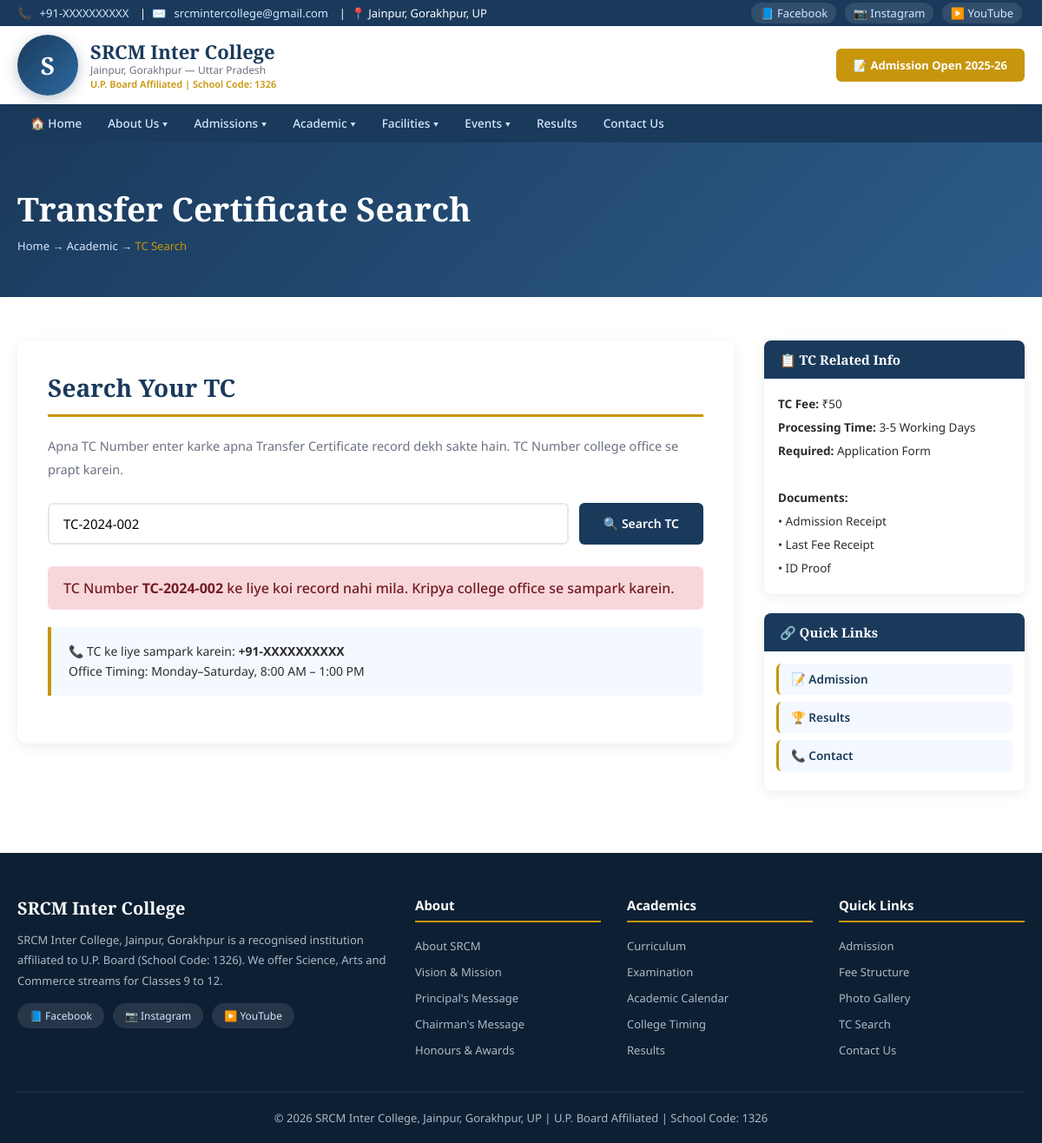
/srcm/tc-search.php?tc=TC-2024-002, run on an earlier commit of the app's database.
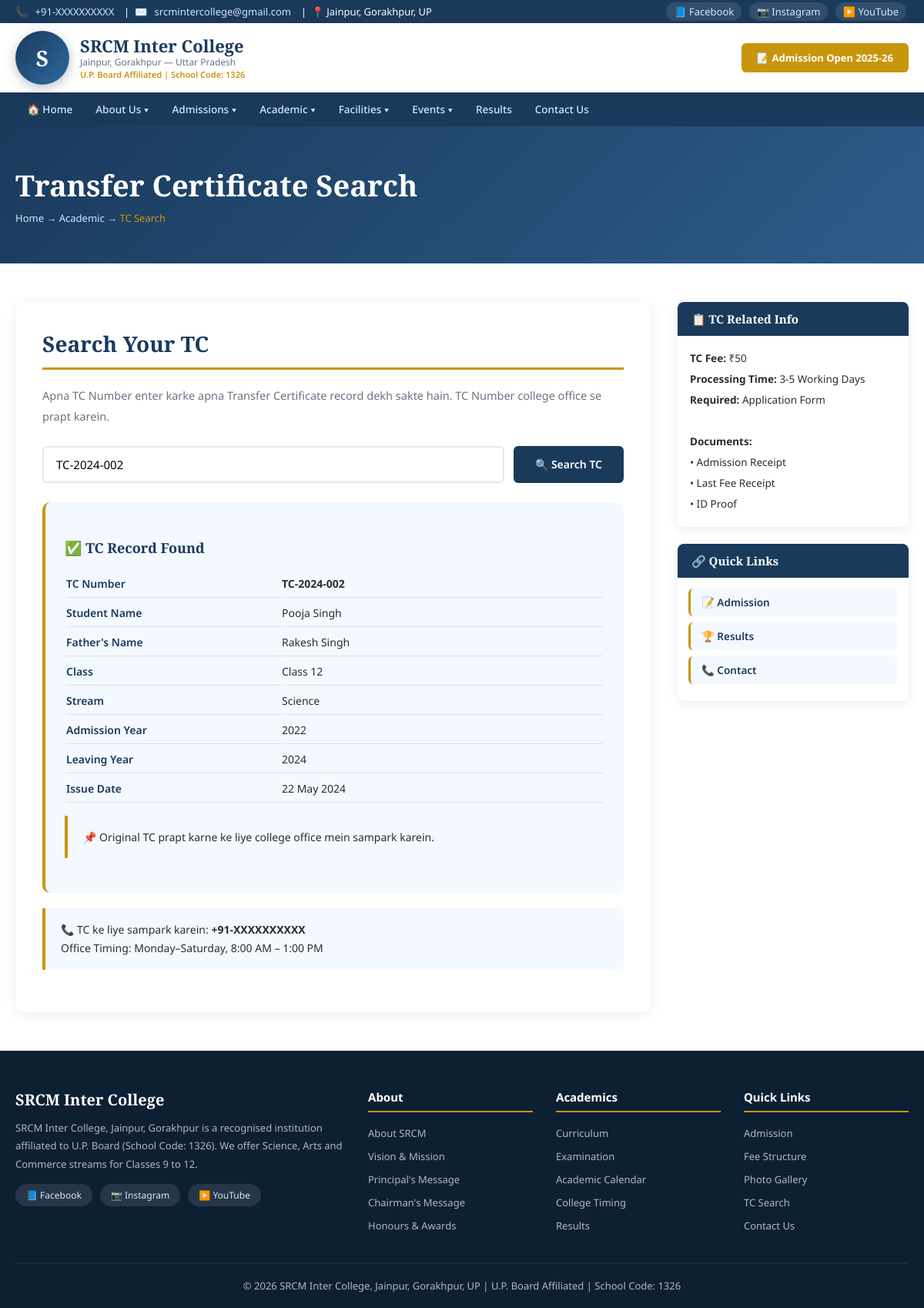
And on a later commit of the database.
### tables this page shows
CREATE TABLE tc_records (
  id INT AUTO_INCREMENT PRIMARY KEY,
  tc_number VARCHAR(50) UNIQUE,
  student_name VARCHAR(200),
  father_name VARCHAR(200),
  class VARCHAR(50),
  stream VARCHAR(50),
  admission_year VARCHAR(10),
  leaving_year VARCHAR(10),
  issue_date DATE,
  is_active TINYINT(1) DEFAULT 1
);

### srcm/includes/config.php (called while the page is built, shortened)
<?php
function clean($str) {
    return htmlspecialchars(strip_tags(trim($str)), ENT_QUOTES, 'UTF-8');
}
function formatDate($date) {
    return date('d M Y', strtotime($date));
}
?>

### srcm/tc-search.php (the view, shortened to what the changed rows need)
<?php
require_once __DIR__ . '/includes/config.php';
$db = getDB();
$result = null;
$error = '';
if ($_SERVER['REQUEST_METHOD'] === 'POST' || isset($_GET['tc'])) {
    $tc_num = clean($_POST['tc_number'] ?? $_GET['tc'] ?? '');
    if ($tc_num) {
        $stmt = $db->prepare("SELECT * FROM tc_records WHERE tc_number = ? AND is_active = 1");
        $stmt->execute([$tc_num]);
        $result = $stmt->fetch();
        if (!$result) $error = "TC Number <strong>$tc_num</strong> ke liye koi record nahi mila. Kripya college office se sampark karein.";
    } else {
        $error = "Kripya TC Number enter karein.";
    }
}
include __DIR__ . '/includes/header.php';
?>
<div class="page-banner">
  <div class="container">
    <h1>Transfer Certificate Search</h1>
  </div>
</div>
<div class="page-content">
  <div class="container">
    <div class="content-grid">
      <div>
        <div class="content-box">
          <h2>Search Your TC</h2>
          <p>Apna TC Number enter karke apna Transfer Certificate record dekh sakte hain. TC Number college office se prapt karein.</p>
          <form method="POST" style="margin:25px 0;">
            <div style="display:flex;gap:12px;flex-wrap:wrap;">
            </div>
          </form>
          <?php if($error): ?>
          <div class="form-error"><?= $error ?></div>
          <?php endif; ?>
          <?php if($result): ?>
          <div class="tc-result">
            <h3 style="color:var(--primary);font-family:'Playfair Display',serif;margin-bottom:15px;">✅ TC Record Found</h3>
            <table>
              <tr><td>TC Number</td><td><strong><?= clean($result['tc_number']) ?></strong></td></tr>
              <tr><td>Student Name</td><td><?= clean($result['student_name']) ?></td></tr>
              <tr><td>Father's Name</td><td><?= clean($result['father_name']) ?></td></tr>
              <tr><td>Class</td><td><?= clean($result['class']) ?></td></tr>
              <tr><td>Stream</td><td><?= clean($result['stream']) ?></td></tr>
              <tr><td>Admission Year</td><td><?= clean($result['admission_year']) ?></td></tr>
              <tr><td>Leaving Year</td><td><?= clean($result['leaving_year']) ?></td></tr>
              <tr><td>Issue Date</td><td><?= $result['issue_date'] ? formatDate($result['issue_date']) : 'N/A' ?></td></tr>
            </table>
            <div class="info-box" style="margin-top:15px;"><p>📌 Original TC prapt karne ke liye college office mein sampark karein.</p></div>
          </div>
          <?php endif; ?>
          <div class="info-box" style="margin-top:20px;">
            <p>📞 TC ke liye sampark karein: <strong><?= getSetting('college_phone') ?></strong><br>
            Office Timing: Monday–Saturday, 8:00 AM – 1:00 PM</p>
          </div>
        </div>
      </div>
    </div>
  </div>
</div>
<?php include __DIR__ . '/includes/footer.php'; ?>

What changed in the data, as far as the page shows it:
added tc_records: tc_number "TC-2024-002", student_name "Pooja Singh", father_name "Rakesh Singh", class "Class 12", stream "Science", admission_year "2022", leaving_year "2024", issue_date "22 May 2024"
Also different on the page:
$tc_num: "TC-2024-002" → (not shown)
text no longer shown: "ke liye koi record nahi mila. Kripya college office se sampark karein."
text now shown: "✅ TC Record Found Student Name Father's Name Class Stream Admission Year Leaving Year Issue Date 📌 Original TC prapt karne ke liye college office mein sampark karein."
